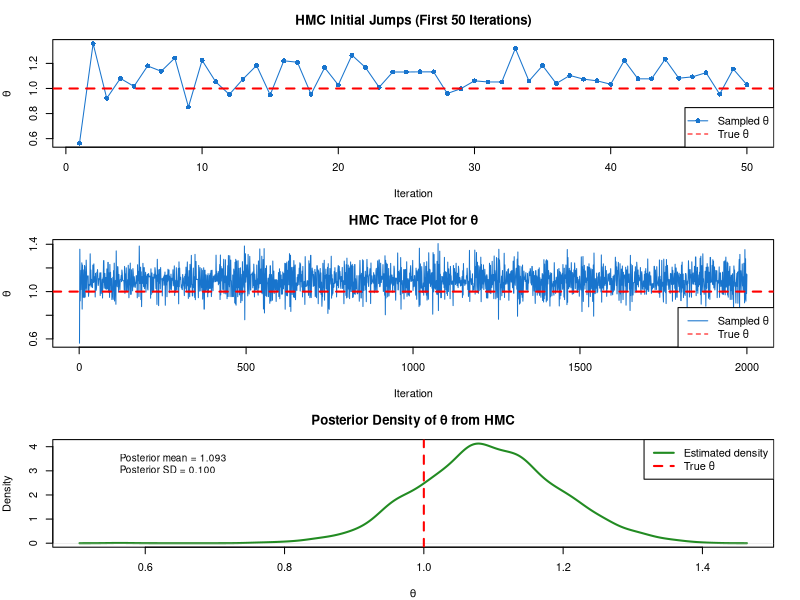

Write R code to recreate this figure.
set.seed(123)

# --- Parameters ---
n <- 100
theta_true <- 1
sigma2 <- 1
tau2 <- 100
epsilon <- 0.1   # Step size for leapfrog
L <- 20          # Number of leapfrog steps
S <- 2000        # Number of HMC samples

# --- Simulate data ---
y <- rnorm(n, mean = theta_true, sd = sqrt(sigma2))

# --- Potential energy function ---
U <- function(theta) {
  (theta^2) / (2 * tau2) + sum((y - theta)^2) / (2 * sigma2)
}

# --- Gradient of potential energy ---
grad_U <- function(theta) {
  theta / tau2 + (n * theta - sum(y)) / sigma2
}

# --- HMC sampling ---
samples <- numeric(S)
theta <- 2  # Initial parameter value

for (s in 1:S) {
  current_theta <- theta
  p <- rnorm(1)        # Sample momentum
  current_p <- p
  
  # Leapfrog integration
  p <- p - (epsilon / 2) * grad_U(theta)
  for (i in 1:L) {
    theta <- theta + epsilon * p
    if (i != L) p <- p - epsilon * grad_U(theta)
  }
  p <- p - (epsilon / 2) * grad_U(theta)
  p <- -p  # Momentum flip for reversibility
  
  # Calculate Hamiltonians
  current_H <- U(current_theta) + (current_p^2) / 2
  proposed_H <- U(theta) + (p^2) / 2
  
  # Accept/reject step
  if (runif(1) < exp(current_H - proposed_H)) {
    samples[s] <- theta
  } else {
    theta <- current_theta
    samples[s] <- theta
  }
}

# --- Posterior summaries ---
posterior_mean <- mean(samples)
posterior_sd <- sd(samples)

cat(sprintf("Posterior mean estimate: %.4f\n", posterior_mean))
cat(sprintf("Posterior standard deviation: %.4f\n", posterior_sd))

# --- Plots setup ---
first_jumps <- samples[1:50]

par(mfrow = c(3, 1), mar = c(4, 4, 3, 2))  # 3 rows, 1 col with margins

# 1) Zoomed trace plot (first 50 samples)
plot(first_jumps, type = "o", col = "dodgerblue3", pch = 16,
     main = "HMC Initial Jumps (First 50 Iterations)",
     xlab = "Iteration", ylab = expression(theta),
     ylim = range(c(first_jumps, theta_true)))
abline(h = theta_true, col = "red", lty = 2, lwd = 2)
legend("bottomright", legend = c("Sampled θ", "True θ"),
       col = c("dodgerblue3", "red"), lty = c(1, 2), pch = c(16, NA),
       bg = "white")

# 2) Full trace plot
plot(samples, type = "l", col = "dodgerblue3",
     main = "HMC Trace Plot for θ",
     xlab = "Iteration", ylab = expression(theta))
abline(h = theta_true, col = "red", lty = 2, lwd = 2)
legend("bottomright", legend = c("Sampled θ", "True θ"),
       col = c("dodgerblue3", "red"), lty = c(1, 2), bg = "white")

# 3) Posterior density plot
dens <- density(samples)
plot(dens, main = "Posterior Density of θ from HMC",
     xlab = expression(theta), ylab = "Density",
     col = "forestgreen", lwd = 2)
abline(v = theta_true, col = "red", lty = 2, lwd = 2)
legend("topright", legend = c("Estimated density", "True θ"),
       col = c("forestgreen", "red"), lty = c(1, 2), lwd = 2, bg = "white")

# Add posterior summaries text inside density plot
text(x = min(samples), y = max(dens$y) * 0.7,
     labels = sprintf("Posterior mean = %.3f\nPosterior SD = %.3f",
                      posterior_mean, posterior_sd),
     adj = c(0, 0), col = "black", cex = 0.9)
